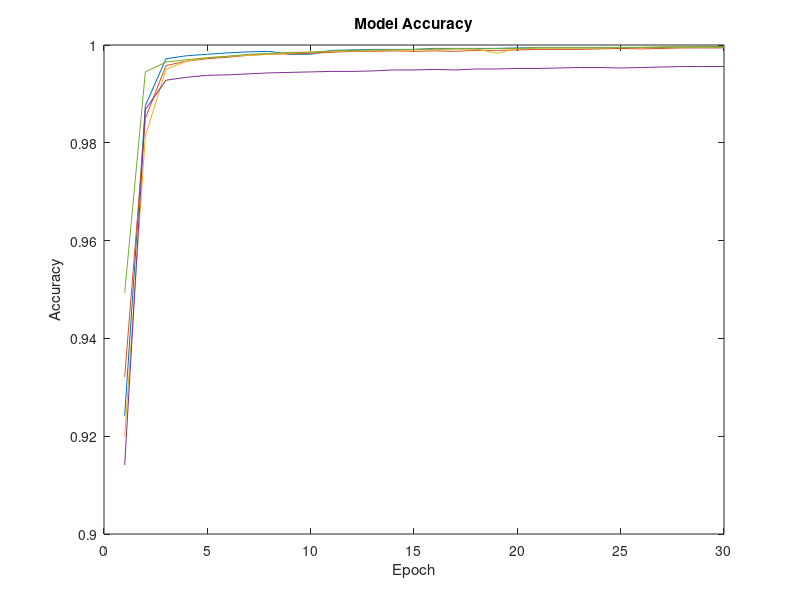

Here is the MATLAB script that generated this plot:
[x1] = 1:1:30;
[x2] = 1:1:30;
[x3] = 1:1:30;
[x4] = 1:1:30;
[x5] = 1:1:30;
[y1] = [0.9242,0.9876,0.9972,0.9978,0.9981,0.9984,0.9986,0.9987,0.9981,0.9981,0.9989,0.9990,0.9991,0.9991,0.9991,0.9993,0.9993,0.9993,0.9993,0.9994,0.9995,0.9995,0.9995,0.9995,0.9995,0.9995,0.9995,0.9996,0.9997,0.9997];
[y2] = [0.9321,0.9850,0.9958,0.9967,0.9972,0.9975,0.9979,0.9981,0.9982,0.9983,0.9985,0.9987,0.9987,0.9988,0.9987,0.9988,0.9987,0.9989,0.9989,0.9990,0.9991,0.9991,0.9991,0.9992,0.9993,0.9992,0.9993,0.9994,0.9994,0.9994];
[y3] = [0.9199,0.9813,0.9950,0.9967,0.9974,0.9977,0.9979,0.9981,0.9984,0.9986,0.9987,0.9988,0.9988,0.9990,0.9990,0.9991,0.9992,0.9992,0.9983,0.9993,0.9994,0.9994,0.9994,0.9994,0.9995,0.9995,0.9996,0.9996,0.9996,0.9996];
[y4] = [0.9141,0.9868,0.9928,0.9934,0.9938,0.9939,0.9941,0.9943,0.9944,0.9945,0.9946,0.9946,0.9947,0.9949,0.9949,0.9950,0.9949,0.9951,0.9951,0.9952,0.9952,0.9953,0.9954,0.9954,0.9953,0.9954,0.9955,0.9956,0.9956,0.9956];
[y5] = [0.9493,0.9945,0.9965,0.9970,0.9974,0.9977,0.9981,0.9983,0.9985,0.9985,0.9988,0.9989,0.9990,0.9990,0.9991,0.9992,0.9992,0.9992,0.9993,0.9993,0.9994,0.9994,0.9994,0.9994,0.9995,0.9995,0.9996,0.9996,0.9996,0.9995];
plot(x1,y1,x2,y2,x3,y3,x4,y4,x5,y5);
xlabel('Epoch');
ylabel('Accuracy');
title('Model Accuracy');